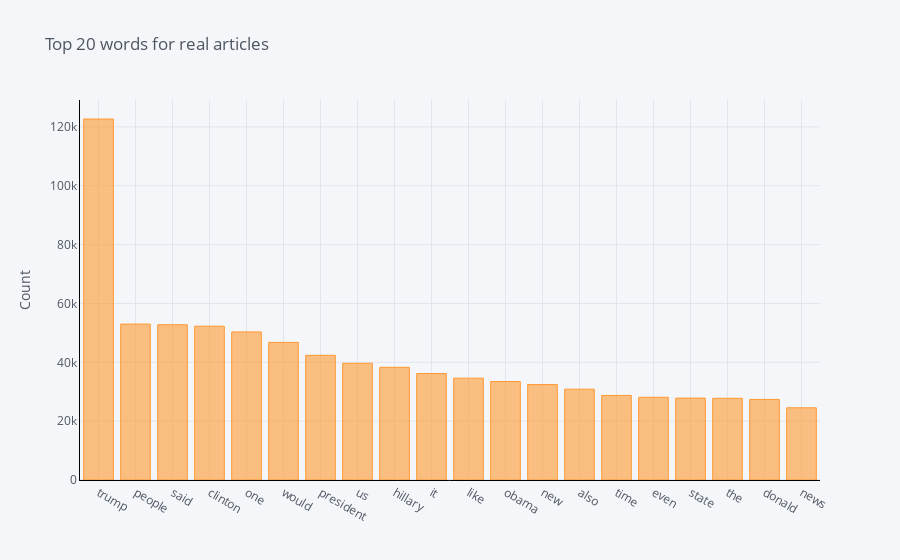

The notebook cell this image was saved under:
### Code cell
# display top 20 words used in real articles
common_words_real = get_top_n_words(all_news[all_news['category']==0]['text'], 20, 1)
df2 = pd.DataFrame(common_words_real, columns = ['text' , 'count'])
df2.groupby('text').sum()['count'].sort_values(ascending=False).iplot(
    kind='bar', yTitle='Count', linecolor='black', title='Top 20 words for real articles')

### Figure 1 — Plotly figure (JSON) as saved in the notebook; plotly's stock layout.template omitted (floating-point values rounded to 4 significant figures)
{"data": [{"marker": {"color": "rgba(255, 153, 51, 0.6)", "line": {"color": "rgba(255, 153, 51, 1.0)", "width": 1}}, "name": "count", "orientation": "v", "text": "", "type": "bar", "x": ["trump", "people", "said", "clinton", "one", "would", "president", "us", "hillary", "it", "like", "obama", "new", "also", "time", "even", "state", "the", "donald", "news"], "y": [122690, 52988, 52760, 52270, 50327, 46770, 42378, 39680, 38294, 36184, 34614, 33467, 32441, 30871, 28738, 28110, 27830, 27763, 27378, 24537]}], "layout": {"legend": {"bgcolor": "#F5F6F9", "font": {"color": "#4D5663"}}, "paper_bgcolor": "#F5F6F9", "plot_bgcolor": "#F5F6F9", "title": {"font": {"color": "#4D5663"}, "text": "Top 20 words for real articles"}, "xaxis": {"gridcolor": "#E1E5ED", "linecolor": "black", "showgrid": true, "tickfont": {"color": "#4D5663"}, "title": {"font": {"color": "#4D5663"}, "text": ""}, "zerolinecolor": "#E1E5ED"}, "yaxis": {"gridcolor": "#E1E5ED", "linecolor": "black", "showgrid": true, "tickfont": {"color": "#4D5663"}, "title": {"font": {"color": "#4D5663"}, "text": "Count"}, "zerolinecolor": "#E1E5ED"}}}
